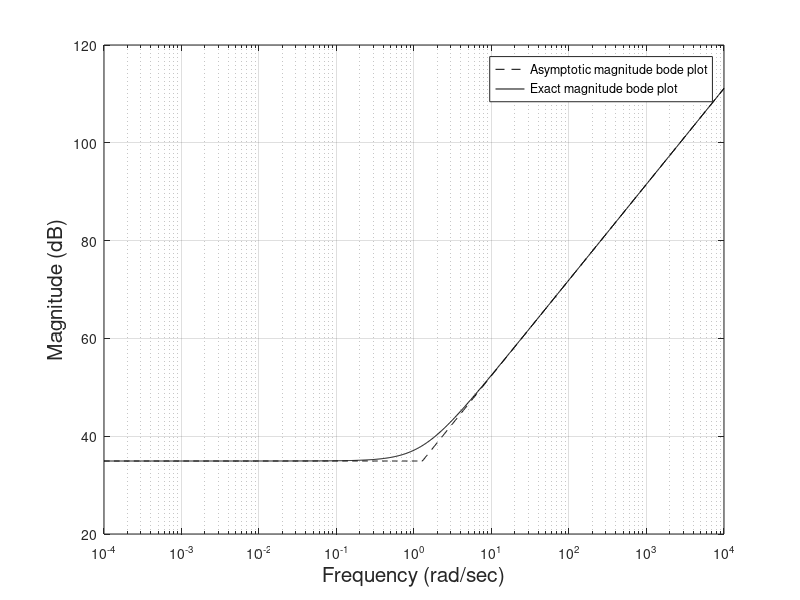

Reproduce this figure in MATLAB.
clc;
clf;
clear all;
close all;
Kp = 55.7616;
Kd = 0.7836;
beta = 0.9789;
%K= 1.53;
%T = 0.0254;
Wcr = (abs(1/Kd))^(1/beta);
%Wcr1 = (abs(1/0.0254));
w = logspace(-4 , 4, 1000);
mask = w < Wcr;
% mask1 = w < Wcr;
mag1 = 20*log10(Kp)*ones(size(w));
mag2 = 20*log10(Kd)*ones(size(w));
%mag3 = 20*log10(K)*ones(size(w));
mag4 =  mask.*(20*log10(1/Kd)) + (~mask).*(20*beta*log10(w));
%mag5 = -20*log10(w);
%mag6 =  (mask1).*(-20*log10(1)) + (~mask1).*(-20*log10(0.0254*w));
%combined = mag1 + mag2 + mag3 + mag4 + mag5 + mag6 ;
 combined = mag1 + mag2 +  mag4  ;
 

figure(1);
plot(1,1);
semilogx(w, combined,'Color','black')
xlabel('Frequency(rad/sec)');
ylabel('Magnitude dB');
grid on;
legend('Asymptotic magnitude bode plot','Location','NorthEast')
 
 
plot(1,1);
semilogx(w, combined,'Color','black','LineStyle','--')
xlabel('Frequency(rad/sec)','FontSize', 15);
ylabel('Magnitude dB','FontSize', 15);
grid on;
hold on;
 
 
clc;
clear 
% K = 1.53;
Kp = 55.7616;
Kd = 0.7836;
beta = 0.9789;
% T = 0.0254;
 
w=logspace(-4,4,1000);
Mag=@(w) (20*log10(abs(sqrt(Kp).^2)) + 20*log10(abs(sqrt(Kd).^2)) + 20*log10(abs(sqrt((i.*w).^beta + (1/Kd)).^2)));   
semilogx(w,Mag(w) ,'Color','black');
hold on;
grid on;
xlabel('Frequency (rad/sec)');
ylabel('Magnitude (dB)');
legend('Asymptotic magnitude bode plot','Exact magnitude bode plot','Location','NorthEast')


